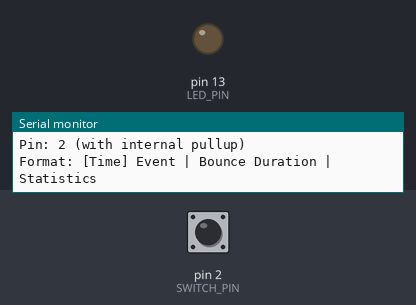
The sketch below on a simulated Arduino Uno, built with avr-gcc and run on an emulated ATmega328P. Parts: output pins drawn as LEDs (lit = HIGH), the last lines printed to the serial monitor. The inputs (shaded band) are chosen by the test bench; at power-on: pin 2 (SWITCH_PIN) HIGH.

Above: at 1.2 s.
1.3 s: pin 2 (SWITCH_PIN) pulled LOW for 0.15 s
At 1.37 s:
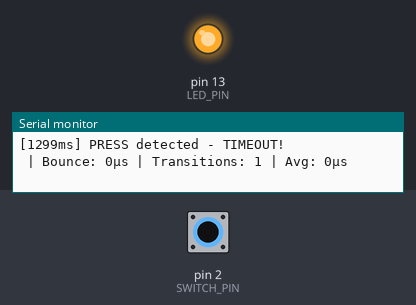
2.9 s: pin 2 (SWITCH_PIN) pulled LOW for 3.2 s
At 7.2 s:
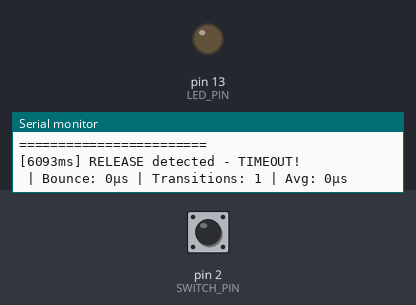
Timing chart, 0 to 8.7 s (numbered marks = the images above; inputs shaded):
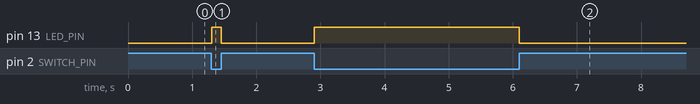

The sketch:

debounce-tester.ino
```cpp
/*
 * Mechanical Switch Bounce Duration Tester
 *
 * This sketch measures the bounce duration of mechanical switches
 * by capturing all state changes and timing them precisely.
 *
 * Hardware:
 * - Connect switch between pin 2 and GND
 * - Internal pullup resistor is used
 * - Optional: LED on pin 13 for visual feedback
 *
 * Usage:
 * 1. Upload sketch and open Serial Monitor (115200 baud)
 * 2. Press and release switch to test
 * 3. View bounce statistics in Serial Monitor
 */

const uint8_t SWITCH_PIN = 2;
const uint8_t LED_PIN = 13;

// Bounce measurement variables
volatile unsigned long lastChangeTime = 0;
volatile bool lastState = HIGH;
volatile bool bounceActive = false;
volatile unsigned long bounceStartTime = 0;
volatile unsigned long bounceEndTime = 0;
volatile uint16_t bounceCount = 0;

// Statistics tracking
unsigned long maxBounceDuration = 0;
unsigned long minBounceDuration = 0xFFFFFFFF;
unsigned long totalBounceDuration = 0;
uint16_t totalBounceEvents = 0;
uint16_t totalTransitions = 0;

// Timing constants
const unsigned long SETTLE_TIME = 50000; // 50ms in microseconds
const unsigned long DEBOUNCE_TIMEOUT = 100000; // 100ms max bounce time

void setup() {
    Serial.begin(115200);

    pinMode(SWITCH_PIN, INPUT_PULLUP);
    pinMode(LED_PIN, OUTPUT);

    // Enable interrupt on pin change
    attachInterrupt(digitalPinToInterrupt(SWITCH_PIN), switchISR, CHANGE);

    Serial.println("=== Mechanical Switch Bounce Tester ===");
    Serial.println("Press switch to test bounce characteristics");
    Serial.println("Pin: " + String(SWITCH_PIN) + " (with internal pullup)");
    Serial.println("Format: [Time] Event | Bounce Duration | Statistics");
    Serial.println();

    // Initial state
    lastState = digitalRead(SWITCH_PIN);
    digitalWrite(LED_PIN, !lastState); // LED on when switch pressed
}

void loop() {
    // Check for completed bounce events
    if (bounceActive && (micros() - lastChangeTime) > SETTLE_TIME) {
        completeBounceEvent();
    }

    // Non-blocking status update every 5 seconds
    static unsigned long lastStatusUpdate = 0;
    if (millis() - lastStatusUpdate > 5000 && totalBounceEvents > 0) {
        printStatistics();
        lastStatusUpdate = millis();
    }

    delay(1); // Small delay to prevent tight loop
}

void switchISR() {
    unsigned long currentTime = micros();
    bool currentState = digitalRead(SWITCH_PIN);

    // Ignore if same state (noise)
    if (currentState == lastState) {
        return;
    }

    // Calculate time since last change
    unsigned long timeDiff = currentTime - lastChangeTime;

    // Start new bounce event if this is first transition after settle time
    if (!bounceActive && timeDiff > SETTLE_TIME) {
        bounceActive = true;
        bounceStartTime = currentTime;
        bounceCount = 0;

        String direction = currentState == LOW ? "PRESS" : "RELEASE";
        Serial.print("[" + String(millis()) + "ms] " + direction + " detected");
    }

    // Count transitions during bounce period
    if (bounceActive) {
        bounceCount++;
        bounceEndTime = currentTime;

        // Timeout protection
        if (timeDiff > DEBOUNCE_TIMEOUT) {
            Serial.println(" - TIMEOUT!");
            completeBounceEvent();
        }
    }

    lastChangeTime = currentTime;
    lastState = currentState;
    totalTransitions++;

    // Update LED
    digitalWrite(LED_PIN, !currentState);
}

void completeBounceEvent() {
    if (!bounceActive) return;

    bounceActive = false;

    unsigned long bounceDuration = bounceEndTime - bounceStartTime;

    // Update statistics
    totalBounceEvents++;
    totalBounceDuration += bounceDuration;

    if (bounceDuration > maxBounceDuration) {
        maxBounceDuration = bounceDuration;
    }
    if (bounceDuration < minBounceDuration) {
        minBounceDuration = bounceDuration;
    }

    // Print bounce results
    Serial.print(" | Bounce: " + String(bounceDuration) + "μs");
    Serial.print(" | Transitions: " + String(bounceCount));
    Serial.print(" | Avg: " + String(totalBounceDuration / totalBounceEvents) + "μs");
    Serial.println();

    // Print detailed bounce pattern if significant bouncing occurred
    if (bounceCount > 3) {
        Serial.println("  ⚠ Significant bouncing detected!");
    }
}

void printStatistics() {
    Serial.println();
    Serial.println("=== BOUNCE STATISTICS ===");
    Serial.println("Total bounce events: " + String(totalBounceEvents));
    Serial.println("Total transitions: " + String(totalTransitions));
    Serial.println("Min bounce duration: " + String(minBounceDuration) + "μs (" +
                   String(minBounceDuration / 1000.0, 1) + "ms)");
    Serial.println("Max bounce duration: " + String(maxBounceDuration) + "μs (" +
                   String(maxBounceDuration / 1000.0, 1) + "ms)");
    Serial.println("Avg bounce duration: " + String(totalBounceDuration / totalBounceEvents) + "μs (" +
                   String((totalBounceDuration / totalBounceEvents) / 1000.0, 1) + "ms)");
    Serial.println("Recommended debounce time: " + String((maxBounceDuration / 1000) + 5) + "ms");
    Serial.println("========================");
    Serial.println();
}

// Function to reset statistics (call from Serial if needed)
void resetStatistics() {
    maxBounceDuration = 0;
    minBounceDuration = 0xFFFFFFFF;
    totalBounceDuration = 0;
    totalBounceEvents = 0;
    totalTransitions = 0;
    Serial.println("Statistics reset!");
}
```

Measured:
- after the input at 1.3 s, pin 13 (LED_PIN): LOW → HIGH at once, → LOW 0.15 s later
- after the input at 2.9 s, pin 13 (LED_PIN): LOW → HIGH at once, → LOW 3.2 s later
